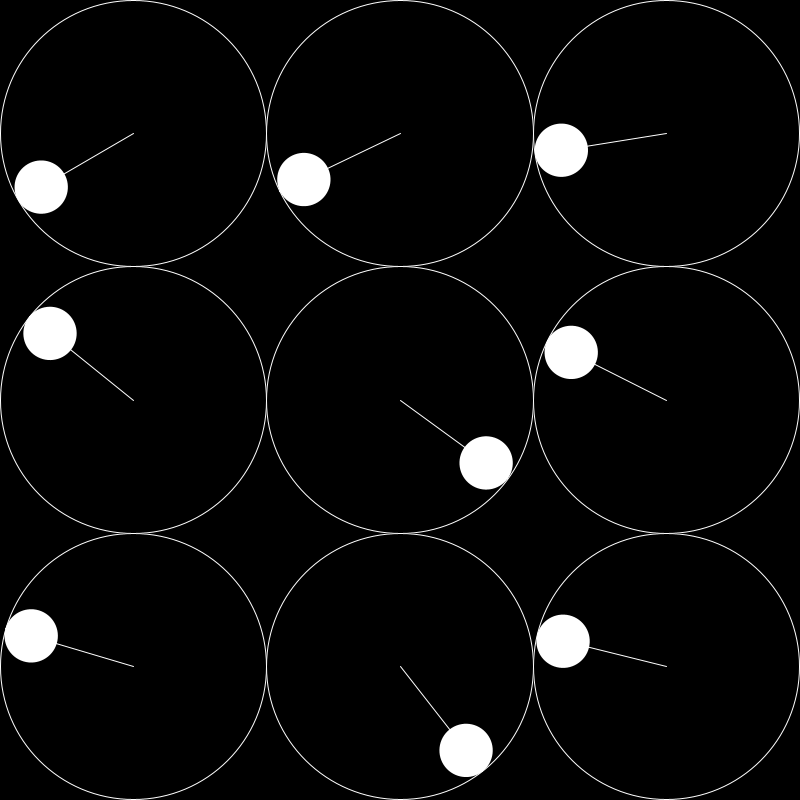
Frame 1 (no input)
Frame 60 (the mouse pressed at the canvas centre just before this capture): identical to frame 1, image omitted
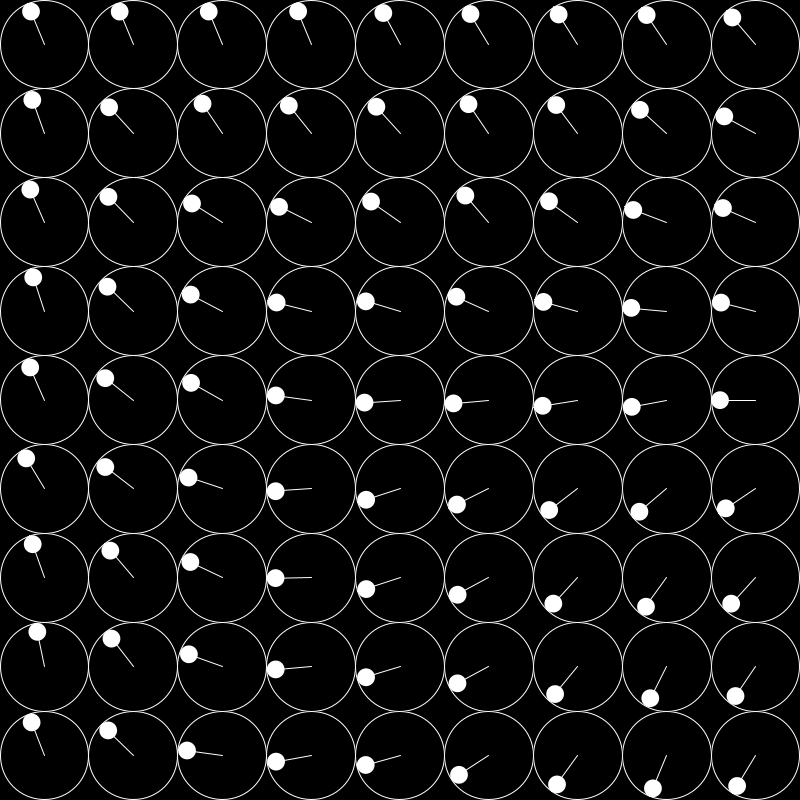
Frame 120 (the mouse held since frame 60 and released just before this capture)

The Processing sketch that drew these frames (run headless with seeded random() and noise(); from frame 60 on, the mouse is pressed at the canvas centre):

// Processing sketch: forAndRandomness
// ── forAndRandomness.pde
int tileNum;
int randomSeed = 0;
float noiseMult = 0.1;

void setup() {
  size(800, 800);
}

void draw() {
  noiseSeed(randomSeed);
  background(0);
  tileNum = int(map(mouseX, 0, width, 3, 16));
  noiseMult = pow(10, map(mouseY, 0, height, -1, -5));

  float tileSize = width / float(tileNum);

  for (int row = 0; row < tileNum; row++) {
    for (int col = 0; col < tileNum; col++) {
      float rectX = tileSize * col;
      float rectY = tileSize * row;
      float centerX = rectX + tileSize * 0.5;
      float centerY = rectY + tileSize * 0.5;
      float noiseVal = noise(centerX * noiseMult, centerY * noiseMult);

      fill(0);
      noStroke();
      rect(rectX, rectY, tileSize, tileSize);
      fill(0);
      stroke(255);
      strokeWeight(1);
      circle(centerX, centerY, tileSize * 1);


      pushMatrix();

      translate(centerX, centerY);
      rotate(radians(360 * noiseVal));
      fill(255);
      noStroke();
      circle(tileSize * 0.4, 0, tileSize*0.2);

      stroke(255);
      strokeWeight(1);
      line(0, 0, tileSize * 0.5, 0);

      popMatrix();
    }
  }
}
